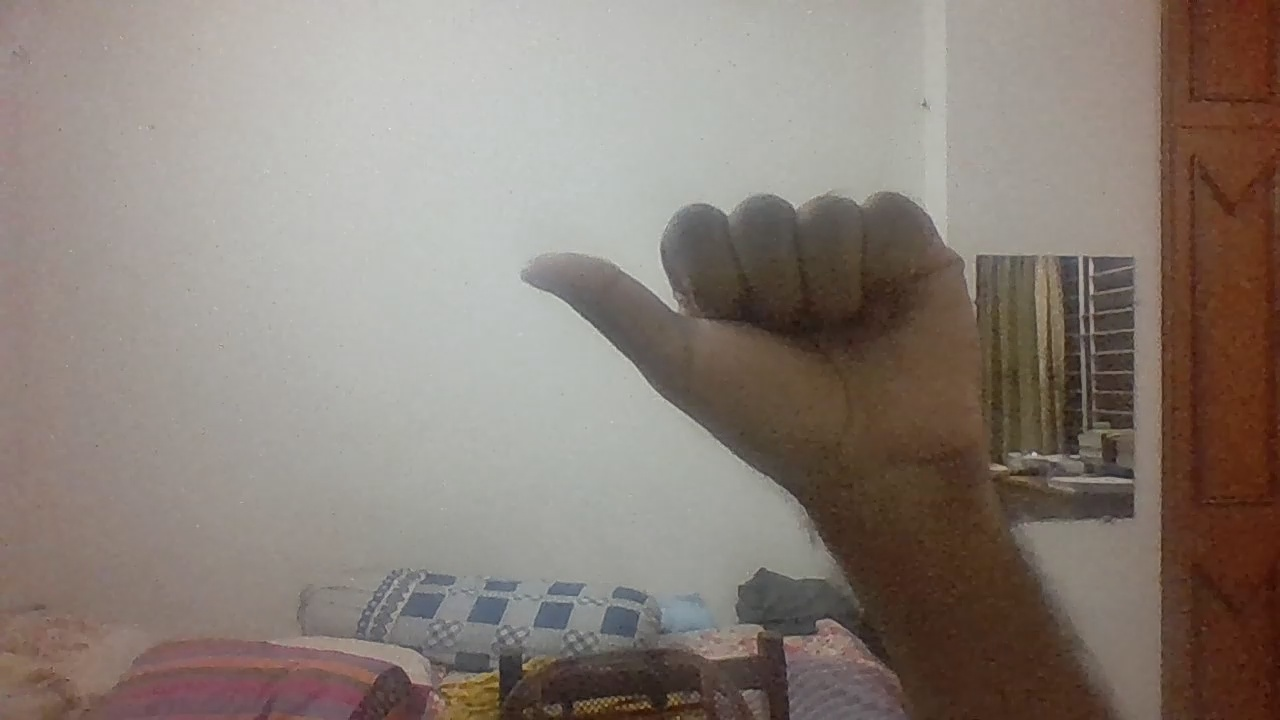
#> input picture Code/Miscellaneous/A10.jpg, 1280 x 720 px, given in place of the camera
$ jupyter execute --allow-errors 'Camera CNN 4.7.ipynb'   (older library calls are emulated)
#> lines starting #> are read from the running program, lines starting #| are printed output that depends on the picture; after the words box and inside, x2 and y2 are one past the last pixel; in counts of white or black regions, pixels touching at a corner belong together
#> further down, frame is the input picture: shape (720, 1280, 3); mean B, G, R 119.3, 127.3, 138.2
#> `cv2.rectangle(frame_copy, (ROI_left, ROI_top), (ROI_right, ROI_bottom)..`:
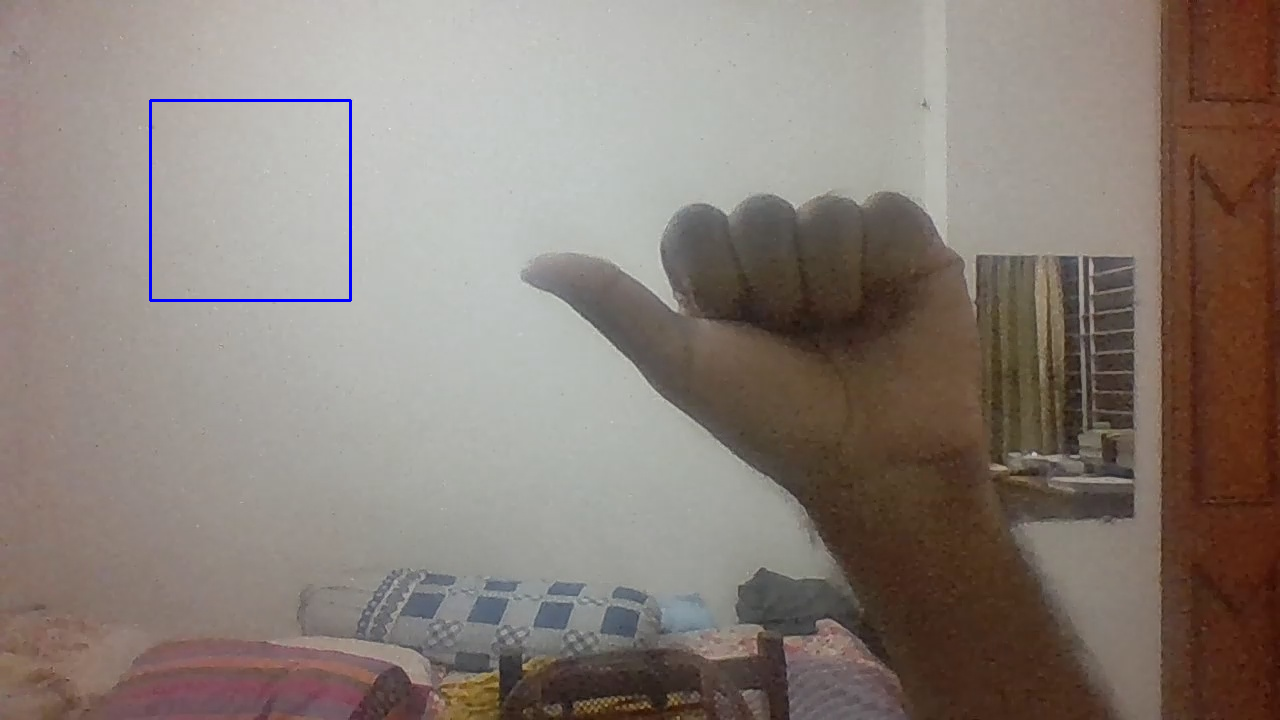
#> frame_copy: shape (720, 1280, 3); 0.26% of pixels changed, all inside (x1, y1, x2, y2) = (149, 99, 352, 302)
#> `crop_frame = frame_copy[ROI_top:ROI_bottom, ROI_right:ROI_left]`:
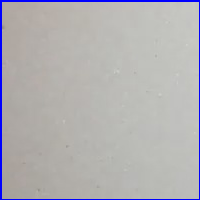
#> crop_frame: shape (200, 200, 3); mean B, G, R 179.9, 176.7, 178.4
#> `crop_frame = cv2.resize(crop_frame, (128, 128))`:
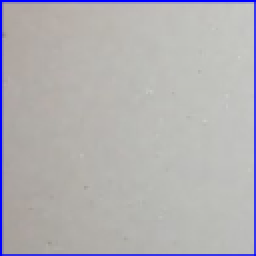
#> crop_frame: shape (128, 128, 3) (shown 2 times larger); mean B, G, R 179.7, 176.7, 178.5
#> `grayscale = cv2.cvtColor(crop_frame, cv2.COLOR_BGR2GRAY)`:
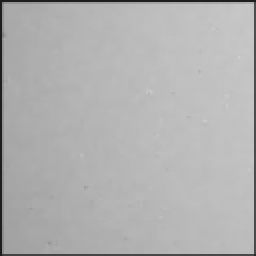
#> grayscale: shape (128, 128) (shown 2 times larger); min 29, max 207, mean 177.5
#> `normalizednp = cv2.normalize(grayscale, resultimage, 0, 1, cv2.NORM_MI..`:
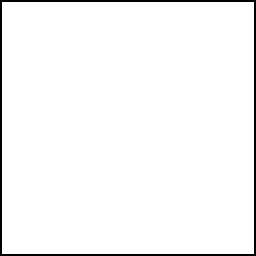
#> normalizednp: shape (128, 128) (shown 2 times larger); values 0 (black) and 1 (white), 96.9% white; black in thin lines or dots
[cell 1]
import torch
import torch.nn as nn
import torch.nn.functional as F
import torchvision
from torchvision import transforms
import os


class ImageClassificationBase(nn.Module):
    # [19 lines left out: functions training_step, validation_step, validation_epoch_end, not called in this run]

    def epoch_end(self, epoch, result):
        print("Epoch [{}], val_loss: {:.4f}, val_acc: {:.4f}".format(epoch, result['val_loss'], result['val_acc']))

[cell 2]
class ASLModel(ImageClassificationBase):
    def __init__(self):
        super().__init__()
        self.network = nn.Sequential(
                              # input: 256 x 1 x 128 x 128
            nn.Conv2d(1, 32, kernel_size=3, padding=1),
            nn.BatchNorm2d(32),
            nn.ReLU(),
            nn.MaxPool2d(2, 2), # output: 32 x 64 x 64

            nn.Conv2d(32, 64, kernel_size=3, stride=1, padding=1),
            nn.BatchNorm2d(64),
            nn.ReLU(),
            nn.MaxPool2d(2, 2), # output: 64 x 32 x 32

            nn.Conv2d(64, 128, kernel_size=3, stride=1, padding=1),
            nn.BatchNorm2d(128),
            nn.ReLU(),
            nn.Dropout(0.25),  # output: 128 x 32 x 32

            nn.Conv2d(128, 256, kernel_size=3, stride=1, padding=1),
            nn.BatchNorm2d(256),
            nn.ReLU(),
            nn.MaxPool2d(2, 2),  # output: 256 x 16 x 16


            nn.Flatten(),
            nn.Linear(256*16*16, 29))

    def forward(self, xb):
        return self.network(xb)

#> (a cell that did not finish here is left out)

[cell 4]
import numpy as np
import cv2
#import tensorflow as tf
#mport keras

word_dict = {0:'A', 1:'B', 2:'C', 3:'D', 4:'E', 5:'F', 6:'G', 7:'H', 8:'I', 9:'J', 10:'K', 11:'L', 12:'M', 13:'N', 14:'O', 15:'P', 16:'Q', 17:'R', 18:'S', 19:'T', 20:'U', 21:'V', 22:'W', 23:'X', 24:'Y', 25:'Z', 26:'del', 27:'nothing', 28:'space'}

[cell 5]
# [6 lines left out: function predict, not called in this run]

[cell 6]
background = None
accumulated_weight = 0.5

# [9 lines left out: function cal_accum_avg, not called in this run]

[cell 7]
# [21 lines left out: function is_hand_found, not called in this run]

[cell 8]
# Using cv2.rectangle() method
# Draw a rectangle with blue line borders of thickness of 2 px
#image = cv2.rectangle(image, start_point, end_point, color, thickness)

# Start coordinate, here (ROI_left, ROI_top)
# represents the top left corner of rectangle

# Ending coordinate, here (ROI-right, ROI_bottom)
# represents the bottom right corner of rectangle

ROI_top = 100
ROI_bottom = 300
ROI_right = 150
ROI_left = 350

cap = cv2.VideoCapture(0)
cap.set(3, 1280)
cap.set(4, 720)
num_frames = 0

#> (the rest of this cell did not finish here and is left out)

$ run again, on Code/Miscellaneous/A104.jpg
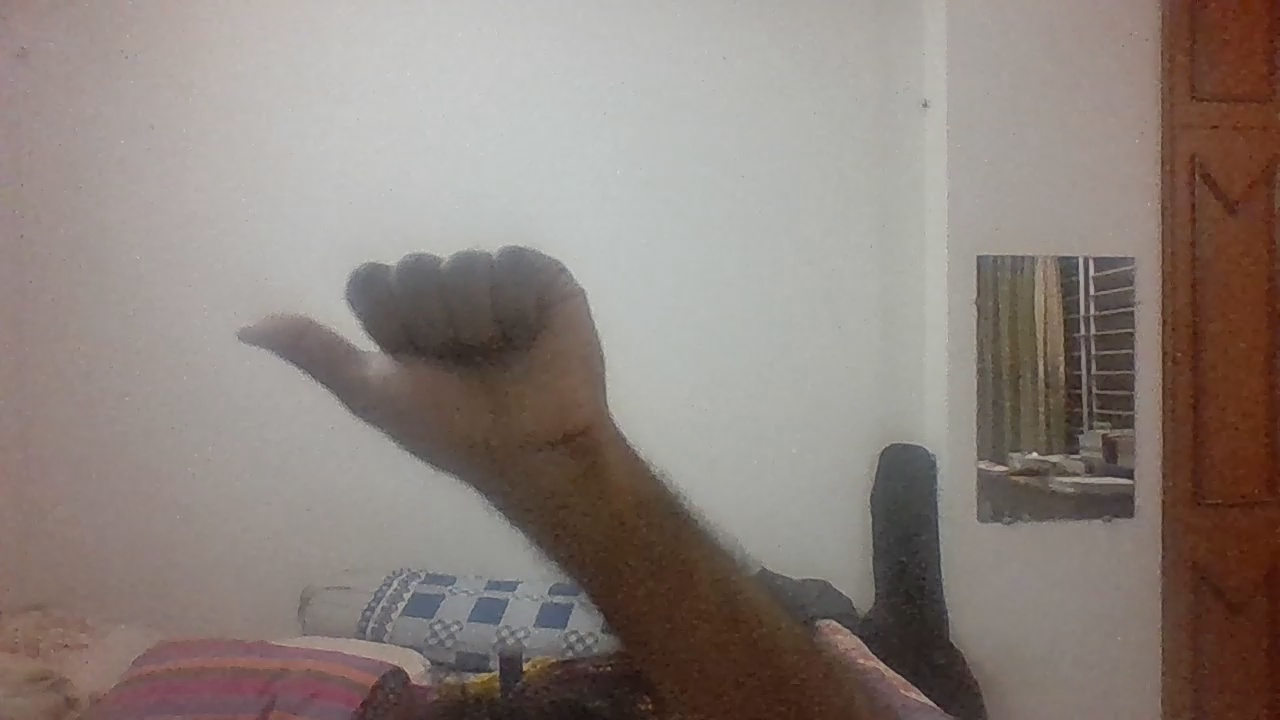
#> input picture Code/Miscellaneous/A104.jpg, 1280 x 720 px, given in place of the camera
#> frame is the input picture: shape (720, 1280, 3); mean B, G, R 123.5, 129.5, 140.4
#> `cv2.rectangle(frame_copy, (ROI_left, ROI_top), (ROI_right, ROI_bottom)..`:
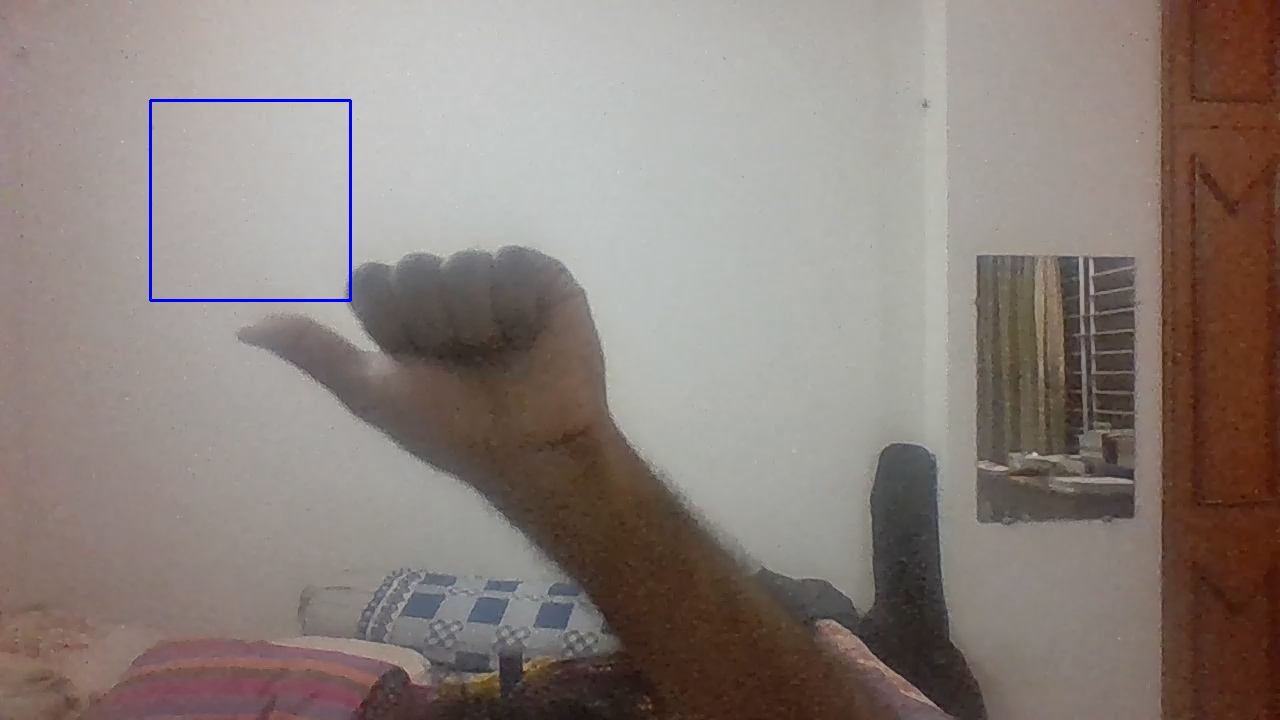
#> frame_copy: shape (720, 1280, 3); 0.26% of pixels changed, all inside (x1, y1, x2, y2) = (149, 99, 352, 302)

$ run again, on Code/Miscellaneous/A111.jpg
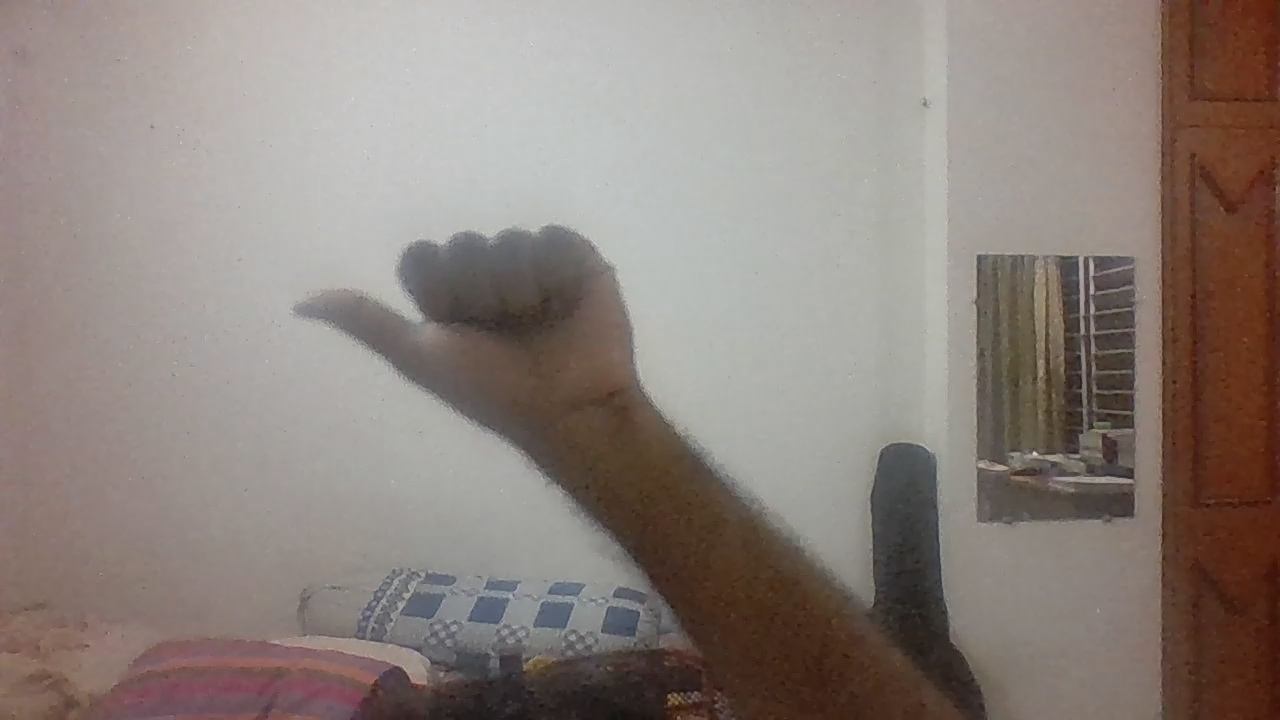
#> input picture Code/Miscellaneous/A111.jpg, 1280 x 720 px, given in place of the camera
#> frame is the input picture: shape (720, 1280, 3); mean B, G, R 123.8, 129.8, 140.6
#> `cv2.rectangle(frame_copy, (ROI_left, ROI_top), (ROI_right, ROI_bottom)..`:
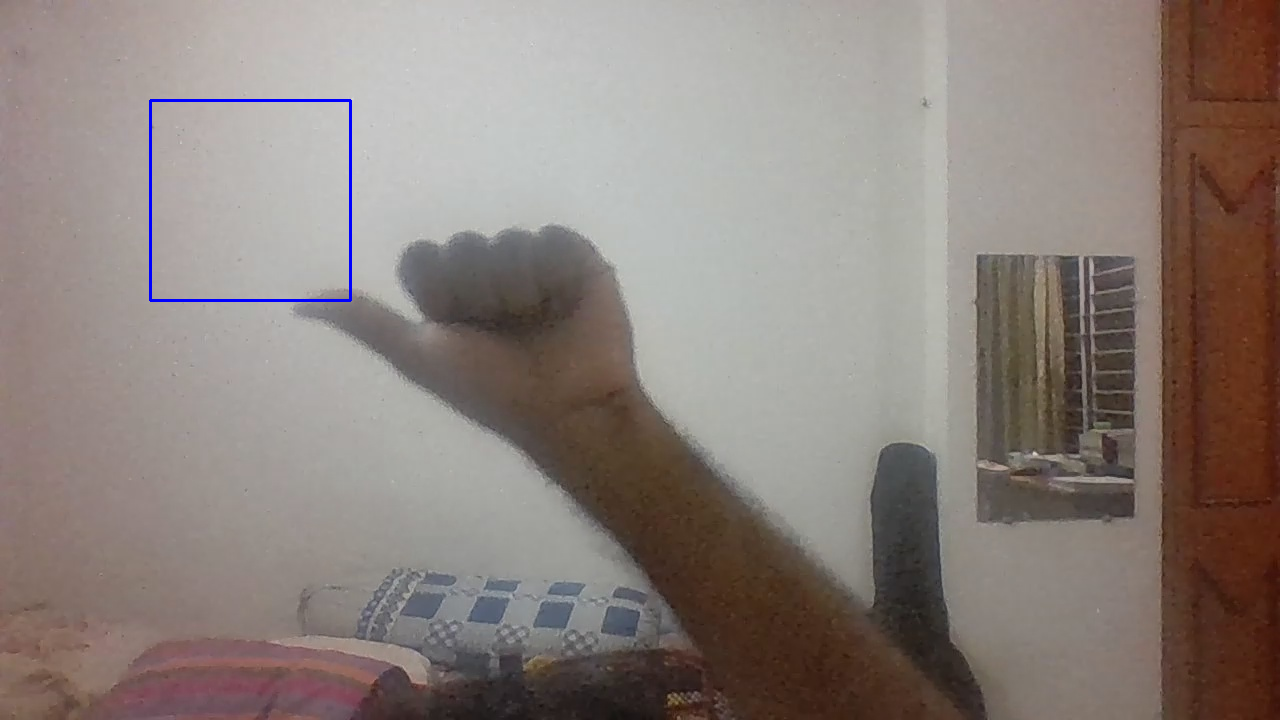
#> frame_copy: shape (720, 1280, 3); 0.26% of pixels changed, all inside (x1, y1, x2, y2) = (149, 99, 352, 302)
#> `grayscale = cv2.cvtColor(crop_frame, cv2.COLOR_BGR2GRAY)`:
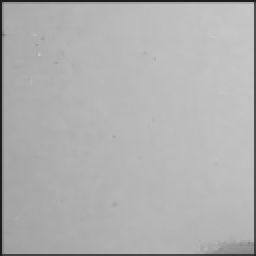
#> grayscale: shape (128, 128) (shown 2 times larger); min 29, max 201, mean 176.4
